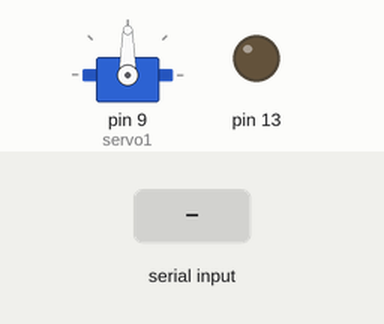
Simulated run of this sketch. Board: Arduino Uno, built with avr-gcc and run on an emulated ATmega328P. Shown: servo, output pins drawn as LEDs (lit = HIGH). The inputs (shaded band) are chosen by the test bench. What the sketch prints to the serial monitor is not drawn.

Above: at 1.2 s.
1.3 s: "1" received over Serial
At 1.6 s:
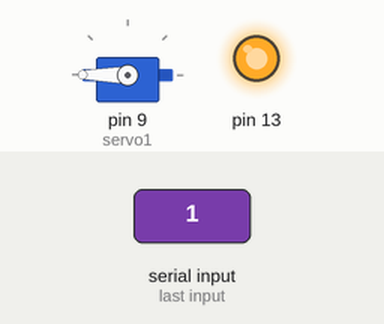
2.8 s: "0" received over Serial
At 3.9 s:
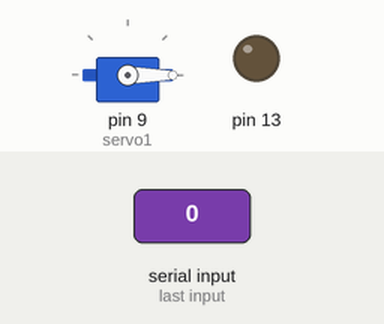
Timing chart, 0 to 5.8 s (numbered marks = the images above; inputs shaded):
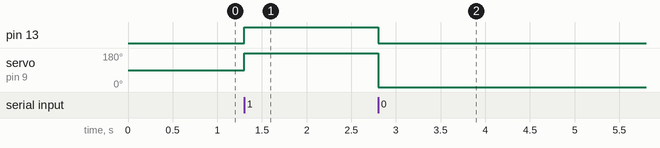

Measured:
- after the input at 1.3 s, pin 13: LOW → HIGH at once; servo on pin 9 (servo1): 90° → 180° at once
- after the input at 2.8 s, pin 13: HIGH → LOW at once; servo on pin 9 (servo1): 180° → 0° at once

The sketch:

Arduino_Sketch.ino
```cpp
#include<Servo.h>
char data;
Servo servo1;

void setup() {
  Serial.begin(9600);
  Serial.println("Setup Complete");
  servo1.attach(9);
  pinMode(13,OUTPUT);
  digitalWrite(13,LOW);
  servo1.write(90);
}

void loop() {

  if(Serial.available()){
    data = Serial.read();
  }
    if(data == '1'){
     digitalWrite(13,HIGH);
     servo1.write(180);
    }

    else if(data == '0'){
     digitalWrite(13,LOW);
     servo1.write(0);
    }
}
```
